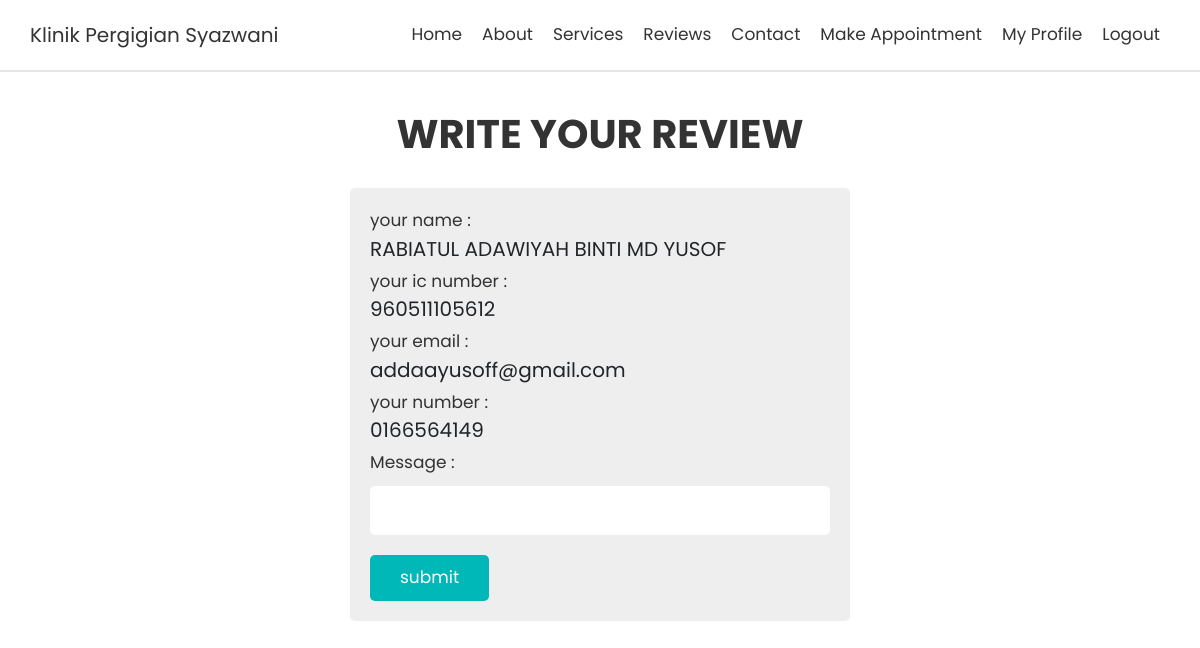
/review.php (signed in), run on the app's committed database.
### tables this page shows
CREATE TABLE `user` (
  `fullname` varchar(50) NOT NULL,
  `ic` varchar(20) NOT NULL,
  `emailaddress` varchar(50) NOT NULL,
  `phoneno` varchar(20) NOT NULL,
  `gender` varchar(20) NOT NULL,
  `password` varchar(50) NOT NULL
);

### review.php (the view, shortened to what this page needs)
<!DOCTYPE html>
<html>
  <head>
   <link rel="stylesheet" href="https://cdnjs.cloudflare.com/ajax/libs/font-awesome/6.0.0/css/all.min.css">
    <link rel="stylesheet" href="https://cdnjs.cloudflare.com/ajax/libs/bootstrap/4.6.1/css/bootstrap.min.css">
    <link rel="stylesheet" href="css/style.css">
  </head>
  <?php session_start();
 include 'db_con.php';
$user=$_SESSION['email'];
$sql = "SELECT * FROM user where emailaddress = '$user'";
$result = $conn->query($sql);
  if ($result->num_rows > 0) {
    while($row = $result->fetch_assoc()) {
      ?>
  <body>
<?php include "banner.php"; ?>
<section class="contact" id="contact">
  <h1 class="heading" style="padding-top: 40px;">Write your review</h1>
            <form action="reviewsubmit.php" method='post'>
                <span>your name :</span>
                <br>
                <label><?php echo $row["fullname"]?></label>
                <br>
                <span>your ic number :</span>
                <br>
                <label><?php echo $row["ic"]?></label>
                <br>
                <span>your email :</span>
                <br>
                <label><?php echo $row["emailaddress"]?></label>
                <br>
                <span>your number :</span>
                <br>
                <label><?php echo $row["phoneno"]?></label>
                <br>
<?php
    }
  }
  else{
    echo'<font color=red>No record found';
  }
?>
                <span>Message :</span>
                <input type="text" name="message" class="box" required>
              <input type="submit" value="submit" name="submit" class="link-btn">
            </form>
            </section>
  </body>
</html>

### banner.php (shortened to what this page needs)
<!DOCTYPE html>
<html lang="en">
<head>
   <link rel="stylesheet" href="https://cdnjs.cloudflare.com/ajax/libs/font-awesome/6.0.0/css/all.min.css">
   <link rel="stylesheet" href="https://cdnjs.cloudflare.com/ajax/libs/bootstrap/4.6.1/css/bootstrap.min.css">
   <link rel="stylesheet" href="css/style.css">
</head>
<body>
<header class="header fixed-top">
   <div class="container">
      <div class="row align-items-center justify-content-between">
         <a href="#home" class="logo">Klinik Pergigian Syazwani<span></span></a>
         <nav class="nav">
            <a href="home.php">Home</a>
            <a href="home.php">About</a>
            <a href="home.php">Services</a>
            <a href="home.php">Reviews</a>
            <a href="home.php">Contact</a>
            <a href="booking.php">Make Appointment</a>
            <li class="active"><a href="profile.php"> My Profile</a></li>
            <a href="logout.php">Logout</a>
         </nav>
      </div>
   </div>
</header>
</body>
</html>

### css/style.css (style rules this page uses)
:root { --blue:#00b8b8; --black:#333; --white:#fff; --light-color:#666; --light-bg:#eee; --border:.2rem solid rgba(0,0,0,.1); --box-shadow:0 .5rem 1rem rgba(0,0,0,.1); }
* { font-family: 'Poppins', sans-serif; margin:0; padding:0; box-sizing: border-box; outline: none; border:none; text-decoration: none !important; }
html { font-size: 62.5%; overflow-x: hidden; scroll-behavior: smooth; scroll-padding-top: 6.5rem; }
section { padding:7rem 2rem; }
.heading { text-align: center; font-size: 4rem; color:var(--black); text-transform: uppercase; font-weight: bolder; margin-bottom: 3rem; }
.link-btn { display: inline-block; padding:1rem 3rem; border-radius: .5rem; background-color: var(--blue); cursor: pointer; font-size: 1.7rem; color:var(--white); }
.header { padding:2rem; border-bottom: var(--border); }
.header .logo { font-size: 2rem; color:var(--black); }
.header .nav a { margin:0 1rem; font-size: 1.7rem; color:var(--black); }
.contact form { border-radius: .5rem; background-color: var(--light-bg); padding:2rem; margin:0 auto; max-width: 50rem; }
.contact form .box { width: 100%; margin-top: 1rem; margin-bottom: 2rem; border-radius: .5rem; background-color: var(--white); padding:1.2rem 1.4rem; font-size: 1.7rem; color:var(--black); text-transform: none; }
.contact form span { font-size: 1.7rem; color:var(--black); }

### review.php (style rules this page uses)
label { font-size:20px; }

### data on the page
user: fullname "RABIATUL ADAWIYAH BINTI MD YUSOF", ic "960511105612", emailaddress "addaayusoff@gmail.com", phoneno "0166564149"
